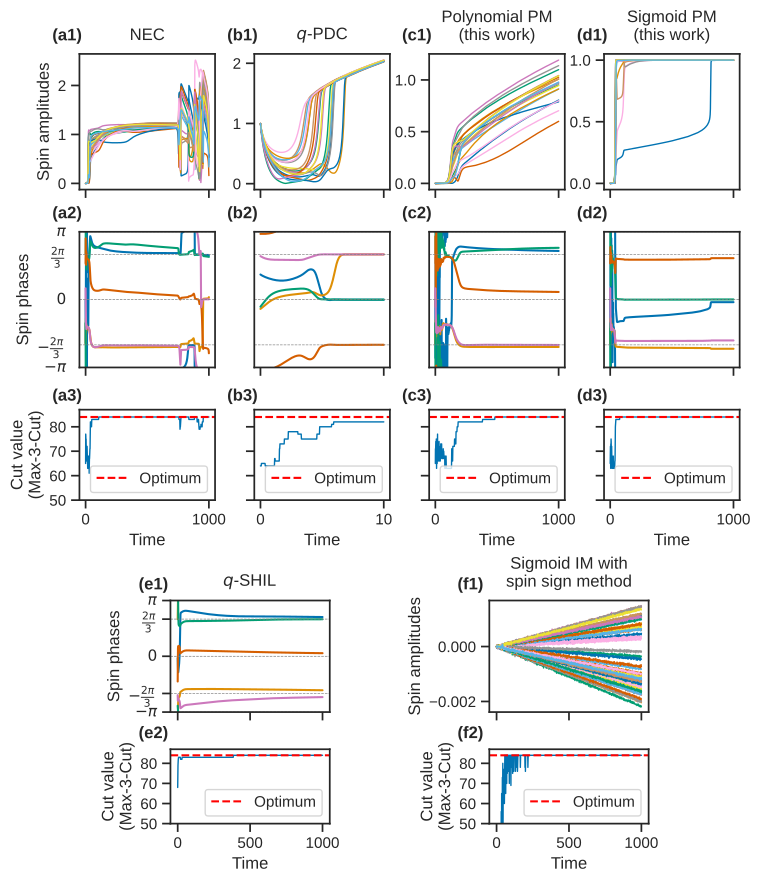

The Python source for this figure:
#%% Import
import sys
import os
import numpy as np
import matplotlib.pyplot as plt
from matplotlib.gridspec import GridSpec
import seaborn as sns

# Go back one directory to import custom modules
sys.path.append(os.path.dirname(os.path.dirname(os.path.abspath(__file__))))

import potts_sim  # Import the custom module
from potts_utils import parse_graph
from cim_sim import run_cim_from_graph
from test_bench import execute_model, plot_phase_with_wraparound

# Apply theme
sns.set_theme(style="white")
#plt.style.use('tableau-colorblind10')
sns.set_palette("colorblind")
plt.rc('font', family='Liberation sans')

#%% Set up the simulation parameters
 
# Default parameters
T = 100         # total simulation time
dt = 1e-3       # time step
num_steps = int(np.floor(T / dt))  # number of time steps

num_states = 3 # number of states for Potts model (q=k)

noise_factor = 1e-4
seed = 2

# Load a coupling graph
#file_path = "graphs/band/band50_3_antiferro.col"
#file_path = "graphs/gset/G5.col"
file_path = "../graphs/g05/g05_20.0.col"
num_vertices, num_edges, edges, opt_cut_dict, opt_energy_dict, mu_max = parse_graph(file_path)
opt_cut = opt_cut_dict.get(num_states, 0)

edges_per_vertex = num_edges / num_vertices  # average number of edges per vertex

res_dict = {}  # Dictionary to store results for each model

#%% Run NEC

T = 1000         # total simulation time
dt = 1e-2       # time step
num_steps = int(np.floor(T / dt))  # number of time steps

polynomial_order = 3 # n=3 used in original paper, but n>=q is required for amplitude bounding
alpha_rate = 4e-2 # rate of change of alpha (NEC model)
r_target = 1 # target radius for NEC model
initial_alpha_arr = -mu_max * np.ones(num_vertices) # initial alpha values for NEC model

# constant gamma
#gamma_schedule = np.ones(num_steps) * 0.3

# linear gamma schedule
gamma_schedule  = np.linspace(0, 1, num_steps)
gamma_schedule *= 3 # scale by factor

res_dict["NEC"] = execute_model("NEC", potts_sim.run_nec, T, dt, num_vertices, num_states, edges, opt_cut, noise_factor, seed,
    polynomial_order, alpha_rate, r_target,
    initial_alpha_arr, gamma_schedule
)

#%% Run q-PDC model
T = 10         # total simulation time
dt = 1e-3       # time step
num_steps = int(np.floor(T / dt))  # number of time steps

dampening = 1 + edges_per_vertex
gamma_th = (256/27)**(1/4)

poly_order = 5 # order of polynomial model (Polynomial model)
beta_schedule  = np.ones(num_steps) * 1/dampening 
gamma_schedule = np.linspace(0,gamma_th*5, num_steps)
gamma_schedule *= 1

amplitude_seed = 1

res_dict["q-PDC"] = execute_model("q-PDC", potts_sim.run_polynomial, T, dt, num_vertices, num_states, edges, opt_cut, noise_factor, seed,
    amplitude_seed,
    poly_order,
    list(beta_schedule), list(gamma_schedule)
)

#%% Run polynomial model

T = 1000         # total simulation time
dt = 1e-2       # time step
num_steps = int(np.floor(T / dt))  # number of time steps

poly_order = 3 # order of polynomial model (Polynomial model)

beta_schedule = np.linspace(1/mu_max, 1/mu_max + 0.2, num_steps) # beta schedule
gamma_schedule = beta_schedule * 1 # gamma schedule

amplitude_seed = 0

res_dict["Polynomial"] = execute_model("Polynomial", potts_sim.run_polynomial, T, dt, num_vertices, num_states, edges, opt_cut, noise_factor, seed,
    amplitude_seed,
    poly_order,
    list(beta_schedule), list(gamma_schedule)
)


#%% Run Sigmoid model

T = 1000         # total simulation time
dt = 1e-2       # time step
num_steps = int(np.floor(T / dt))  # number of time steps

alpha = -10.0 # alpha value for sigmoid model

beta_schedule  = np.linspace((1-alpha)/mu_max, (1-alpha)/mu_max + 2, num_steps) # beta schedule (Polynomial and Sigmoid models)
gamma_schedule = beta_schedule * 2 # gamma schedule (Polynomial, Sigmoid, and Fixed-Amplitude models)

res_dict["Sigmoid"] = execute_model("Sigmoid", potts_sim.run_sigmoid, T, dt, num_vertices, num_states, edges, opt_cut, noise_factor, 2,
    alpha, list(beta_schedule), list(gamma_schedule)
)

#%% Run Fixed-Amplitude model

T = 1000         # total simulation time
dt = 1e-2       # time step
num_steps = int(np.floor(T / dt))  # number of time steps

gamma_schedule = np.linspace(0,2,num_steps)

res_dict["Fixed-Amplitude"] = execute_model("Fixed-Amplitude", potts_sim.run_fixed_amplitude, T, dt, num_vertices, num_states, edges, opt_cut, noise_factor, seed,
    list(gamma_schedule)
)

#%% Run CIM model

T = 1000          # total simulation time
dt = 1e-2        # time step
num_steps = int(np.floor(T / dt))  # number of time steps

# CIM specific parameters
zeta = 0.6       # empirical rescaling factor
B_num_vertices = 20  # B/A/num_    vertices ratio for soft constraints 
B = B_num_vertices / num_vertices  # B value for CIM model
alpha = -10      # parameter for tanh nonlinearity
beta_schedule = np.linspace(0, 0.01, num_steps)  # time-dependent annealing schedule

# Execute the CIM model
res_dict["CIM"] = execute_model("CIM", run_cim_from_graph, T, dt, num_vertices, num_states, edges, opt_cut, noise_factor, seed,
    alpha,
    list(beta_schedule),
    B, zeta
)

# %% Dynamics plot

# Parameters
num_states = 3

# Calculate theta values for gridlines
theta_values = [(2 * np.pi / num_states) * (j - np.floor(num_states / 2))
                for j in range(num_states)]
# add -pi and pi
theta_values = np.array(theta_values + [-np.pi, np.pi])
theta_labels = [r"$-\frac{2\pi}{3}$", r"$0$", r"$\frac{2\pi}{3}$", r"$-\pi$", r"$\pi$"]

# Create figure
fig = plt.figure(figsize=(10, 10))

# Simplified outer GridSpec: just [top], [bottom]
outer = GridSpec(2, 1, height_ratios=[2,1], hspace=0.3)

# Top section: 3 rows (amp, phase, cut) x 4 columns
top = outer[0].subgridspec(3, 4, height_ratios=[1, 1, 1*2/3], hspace=0.35, wspace=-0.3)

# Bottom section: 2 rows (main, cut) x 2 columns (wide)
bottom = outer[1].subgridspec(2, 2, height_ratios=[1, 1*2/3], hspace=0.40, wspace=-0.3)

# Models and labels
models = ["NEC", "q-PDC", "Polynomial", "Sigmoid"]
display_names = ["NEC", r'$q$-PDC', "Polynomial PM\n(this work)", "Sigmoid PM\n(this work)"]
letters = ['a', 'b', 'c', 'd']

max_num_spins = 100 # Maximum number of spins to plot

# Top models: amplitude, phase, cut in 3 rows
for idx, (model_key, display_name, letter) in enumerate(zip(models, display_names, letters)):
    aspect_ratio = 1
    # Get model results
    model_res = res_dict[model_key]
    cont_states = model_res["continuous_states"]
    
    # Downsample if needed
    if cont_states.shape[0] > 1000:
        idxs = np.linspace(0, cont_states.shape[0] - 1, 1000, dtype=int)
        cont_states = cont_states[idxs]
    
    # Create time array
    T = model_res["dt"] * model_res["num_steps"]
    t = np.linspace(0, T, cont_states.shape[0])

    # Amplitude row (row 0)
    axA = fig.add_subplot(top[0, idx])
    axA.set_box_aspect(aspect_ratio)
    axA.text(-0.2, 1.10, f"({letter}1)", transform=axA.transAxes,
             fontsize=12, fontweight="bold")
    axA.set_title(display_name, pad=10)
    
    # Plot amplitudes
    if np.iscomplexobj(cont_states):
        amp = np.abs(cont_states)
        for i in range(min(max_num_spins, cont_states.shape[1])):  # Plot first 5 spins to avoid clutter
            axA.plot(t, amp[:, i], lw=1)
    else:
        for i in range(min(max_num_spins, cont_states.shape[1])):
            axA.plot(t, cont_states[:, i], lw=1)
    
    if idx == 0:
        axA.set_ylabel("Spin amplitudes")
    axA.tick_params(axis='both', which='both', direction='out', 
                   bottom=True, top=False, left=True, right=False,
                   labelbottom=False)
    axA.grid(False)
    #axA.set_xlim(t.min(), t.max())

    # Phase row (row 1)
    axP = fig.add_subplot(top[1, idx])
    axP.set_box_aspect(aspect_ratio)
    axP.text(-0.2, 1.10, f"({letter}2)", transform=axP.transAxes,
             fontsize=12, fontweight="bold")
    
    # Plot phases if complex
    if np.iscomplexobj(cont_states):
        phase = np.angle(cont_states)
        # Use our helper function instead of direct plotting
        plot_phase_with_wraparound(axP, t, phase)
    else:
        axP.text(0.5, 0.5, "Real-valued\nspins", ha='center', va='center', transform=axP.transAxes)
    
    axP.set_ylim(-np.pi, np.pi)
    # remove x‐axis label and ticks (replaced by cut plot below)
    axP.tick_params(axis='x', which='both', bottom=True, top=False, labelbottom=False)
    if idx == 0:
        axP.set_ylabel("Spin phases")
    else:
        axP.tick_params(axis='y', labelleft=False)
    
    # Add horizontal gridlines and ticks
    for theta in theta_values:
        axP.axhline(theta, color='gray', linestyle='--', lw=0.5)
    axP.set_yticks(theta_values)
    axP.set_yticklabels(theta_labels)
    axP.grid(axis='x', visible=False)
    #axP.set_xlim(t.min(), t.max())

    # Cut value row (row 2)
    axC = fig.add_subplot(top[2, idx])
    axC.set_box_aspect(aspect_ratio*2/3)
    axC.text(-0.2, 1.10, f"({letter}3)", transform=axC.transAxes,
             fontsize=12, fontweight="bold")
    cut = np.array(model_res["cut_value"])
    if cut.size > 1000:
        idxs = np.linspace(0, cut.size - 1, 1000, dtype=int)
        cut = cut[idxs]
        t_cut = np.linspace(0, T, cut.size)
    else:
        t_cut = np.linspace(0, T, cut.size)
    axC.plot(t_cut, cut, lw=1)
    axC.axhline(opt_cut, color='red', linestyle='--', label='Optimum')
    axC.legend(loc='lower right')
    axC.set_ylim(50, opt_cut+3)  # Set y-axis range
    axC.set_yticks(np.arange(50, opt_cut+5, 10))  # Set y-ticks 
    if idx == 0:
        axC.set_ylabel("Cut value\n(Max-3-Cut)")
    else:
        axC.tick_params(axis='y', labelleft=False)
    axC.set_xlabel("Time")
    axC.tick_params(axis='both', which='both', direction='out',
                   bottom=True, top=False, left=True, right=False)
    axC.grid(False)
    #axC.set_xlim(t_cut.min(), t_cut.max())

# Bottom models: 2 wide columns, 2 rows (main and cut)
bottom_models = [
    ("Fixed-Amplitude", r'$q$-SHIL', "e", "Spin phases"),
    ("CIM", "Sigmoid IM with\nspin sign method", "f", "Spin amplitudes")
]

for j, (model_key, display_name, letter, ylabel) in enumerate(bottom_models):
    aspect_ratio = 0.7  # Aspect ratio for main plots
    # Main plot (row 0)
    ax = fig.add_subplot(bottom[0, j])
    ax.set_box_aspect(aspect_ratio)
    ax.text(-0.2, 1.10, f"({letter}1)", transform=ax.transAxes,
            fontsize=12, fontweight="bold")
    ax.set_title(display_name, pad=10)
    
    # Get model results
    model_res = res_dict[model_key]
    cont_states = model_res["continuous_states"]
    
    # Downsample if needed
    if cont_states.shape[0] > 1000:
        idxs = np.linspace(0, cont_states.shape[0] - 1, 1000, dtype=int)
        cont_states = cont_states[idxs]
    
    # Create time array
    T = model_res["dt"] * model_res["num_steps"]
    t = np.linspace(0, T, cont_states.shape[0])
    
    # For q-SHIL (Fixed-Amplitude), plot phase
    if model_key == "Fixed-Amplitude":
        if np.iscomplexobj(cont_states):
            phase = np.angle(cont_states)
            # Use our helper function instead of direct plotting
            plot_phase_with_wraparound(ax, t, phase)
        else:
            ax.text(0.5, 0.5, "Real-valued\nspins", ha='center', va='center', transform=ax.transAxes)
        
        ax.set_ylim(-np.pi, np.pi)
        # Add horizontal gridlines and ticks
        for theta in theta_values:
            ax.axhline(theta, color='gray', linestyle='--', lw=0.5)
        ax.set_yticks(theta_values)
        ax.set_yticklabels(theta_labels)
    
    # For Sigmoid Ising machine (CIM), plot amplitude
    else:
        if np.iscomplexobj(cont_states):
            amp = np.abs(cont_states)
            for i in range(min(max_num_spins, cont_states.shape[1])):
                ax.plot(t, amp[:, i], lw=1)
        else:
            for i in range(min(max_num_spins, cont_states.shape[1])):
                ax.plot(t, cont_states[:, i], lw=1)
    
    ax.set_ylabel(ylabel)
    ax.tick_params(axis='both', which='both', direction='out',
                  bottom=True, top=False, left=True, right=False,
                  labelbottom=False)
    ax.grid(False)
    #ax.set_xlim(t.min(), t.max())

    # Cut value plot (row 1)
    axC = fig.add_subplot(bottom[1, j])
    axC.set_box_aspect(aspect_ratio*2/3)
    axC.text(-0.2, 1.15, f"({letter}2)", transform=axC.transAxes,
             fontsize=12, fontweight="bold")
    cut = np.array(res_dict[model_key]["cut_value"])
    if cut.size > 1000:
        idxs = np.linspace(0, cut.size - 1, 1000, dtype=int)
        cut = cut[idxs]
        t_cut = np.linspace(0, T, cut.size)
    else:
        t_cut = np.linspace(0, T, cut.size)
    axC.plot(t_cut, cut, lw=1)
    axC.axhline(opt_cut, color='red', linestyle='--', label='Optimum')
    axC.legend(loc='lower right')
    axC.set_ylim(50, opt_cut+3)  # Set y-axis range
    axC.set_yticks(np.arange(50, opt_cut+5, 10))  # Set y-ticks 
    
    axC.set_ylabel("Cut value\n(Max-3-Cut)")
    axC.tick_params(axis='both', which='both', direction='out',
                   bottom=True, top=False, left=True, right=False)
    axC.grid(False)
    #axC.set_xlim(t_cut.min(), t_cut.max())
    # remove x‐ticks
    axC.tick_params(axis='x', which='both', bottom=True, top=False, labelbottom=True)
    axC.set_xlabel("Time")

plt.tight_layout()
plt.savefig("dynamics_figure.pdf", bbox_inches='tight')
plt.show()


# %%
